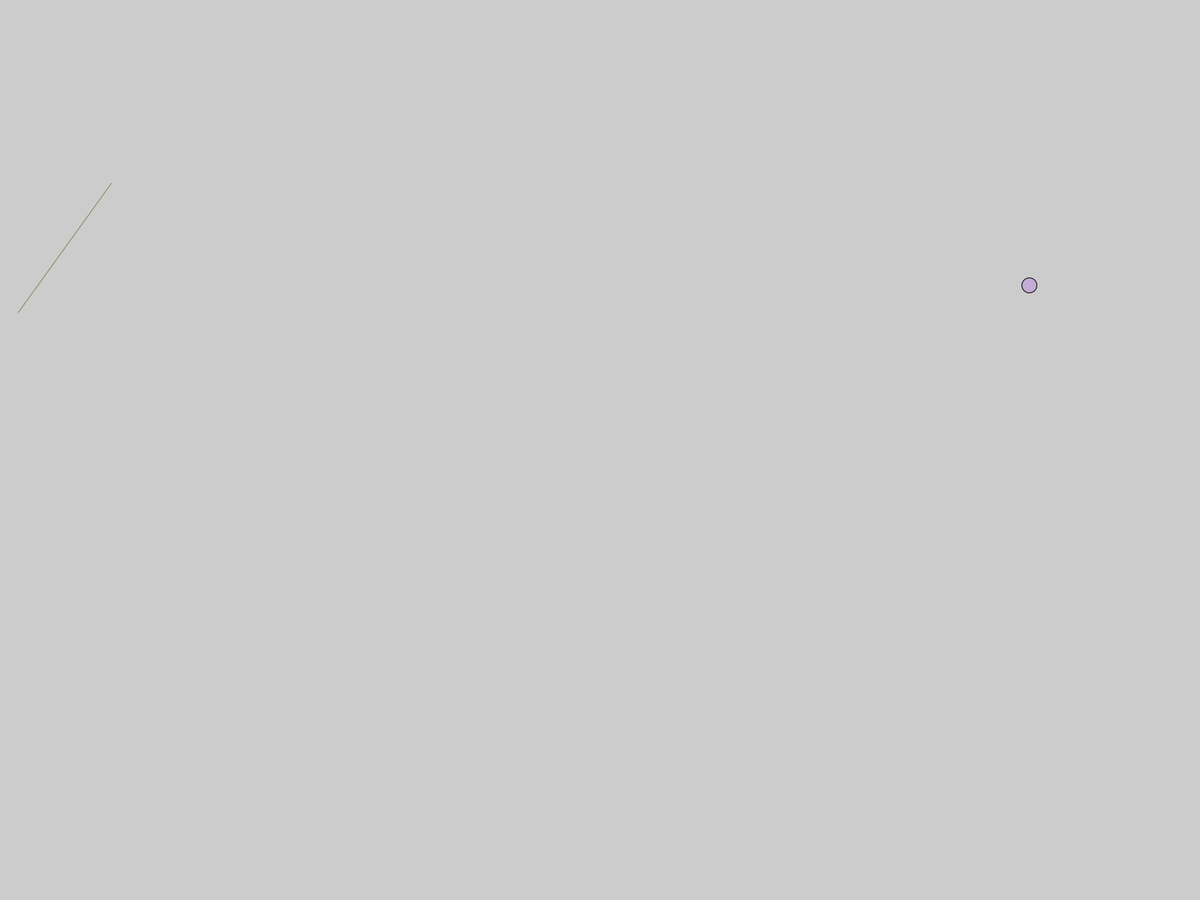
Frame 1 (no input)
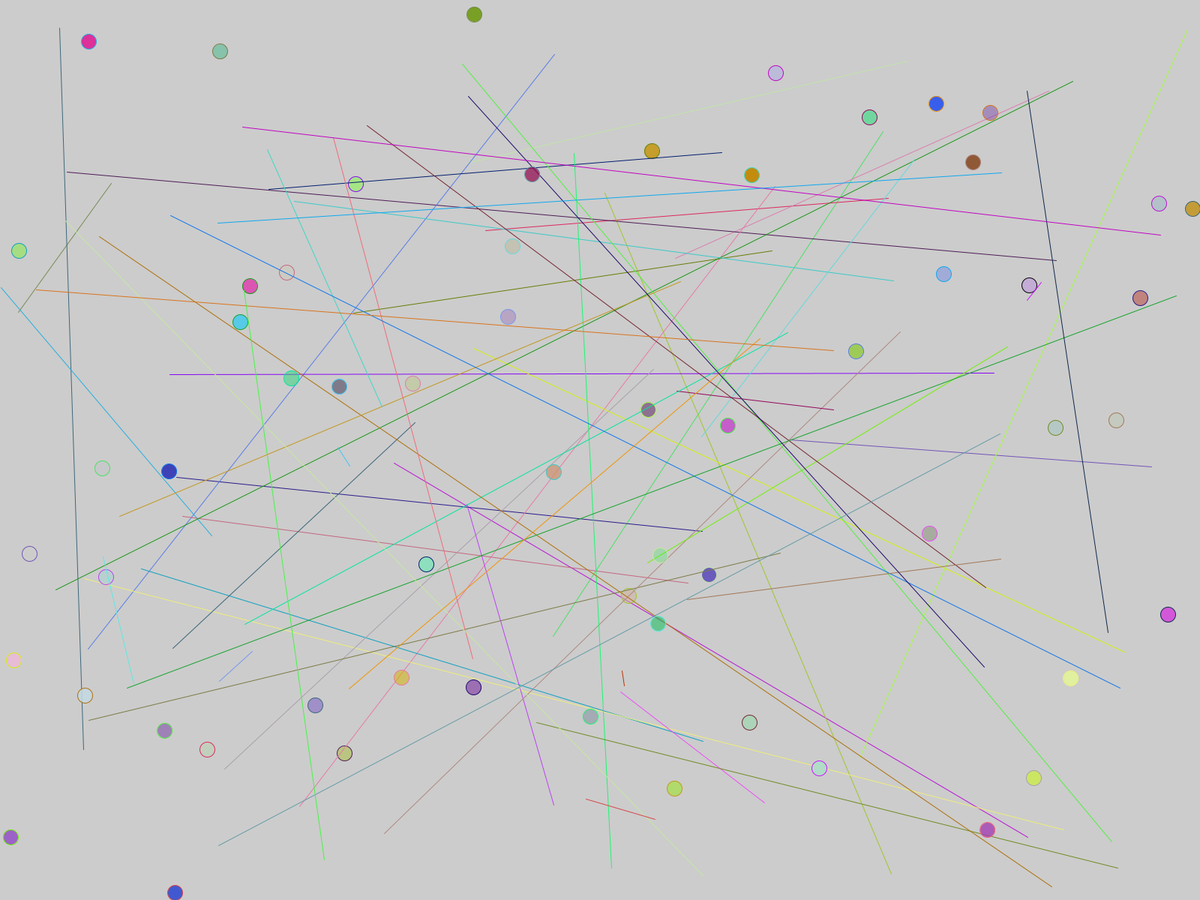
Frame 60 (the mouse pressed at the canvas centre just before this capture)
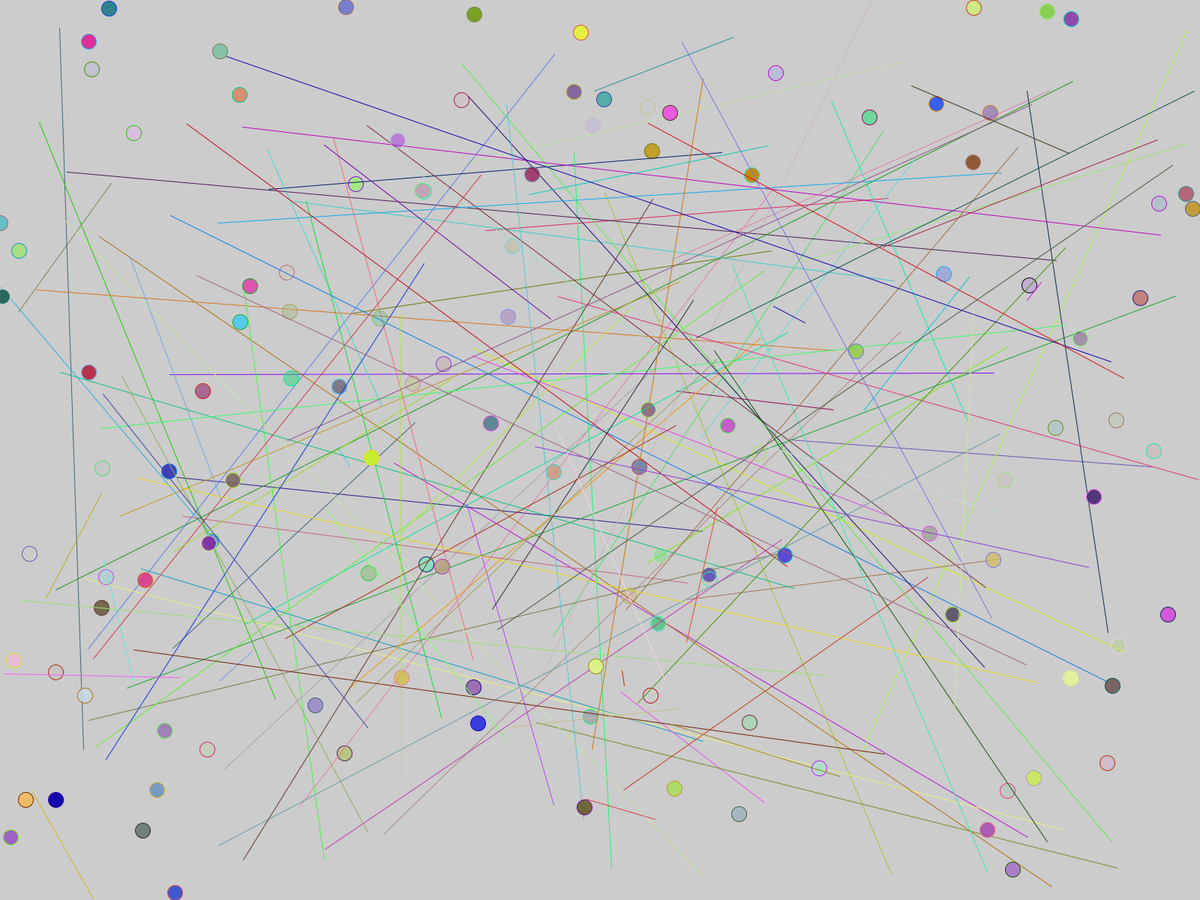
Frame 120 (the mouse held since frame 60 and released just before this capture)

The Processing sketch that drew these frames (run headless with seeded random() and noise(); from frame 60 on, the mouse is pressed at the canvas centre):

// Processing sketch: Random_Demonstration
// ── Random_Demonstration.pde
void setup() {
  
  fullScreen();
  
}

void draw() {
  
  // Dividing the width and heigh by two puts it in the center of those values
  //ellipse(width/2,height/2, 20,20);
  
  // the random() command can be used as a variable for any number input it seems
  fill(random(255),random(255),random(255),random(255));
  
  // random allows it to randomly draws things at different coordinates
  //in this case, we say random(width) so it draws the circles within the canvas
  // the words width and heigh are standing as variables right now
  ellipse(random(width), random(height), 20 ,20);
  
  // lines can only be colored with stroke - makes sense
  // line(x1,y1,x2,y2) it needs a start and end coordinate. random() can be used as a variable
  stroke(random(255),random(255),random(255));
  line(random(width),random(height), random(width), random(height));
  
}
